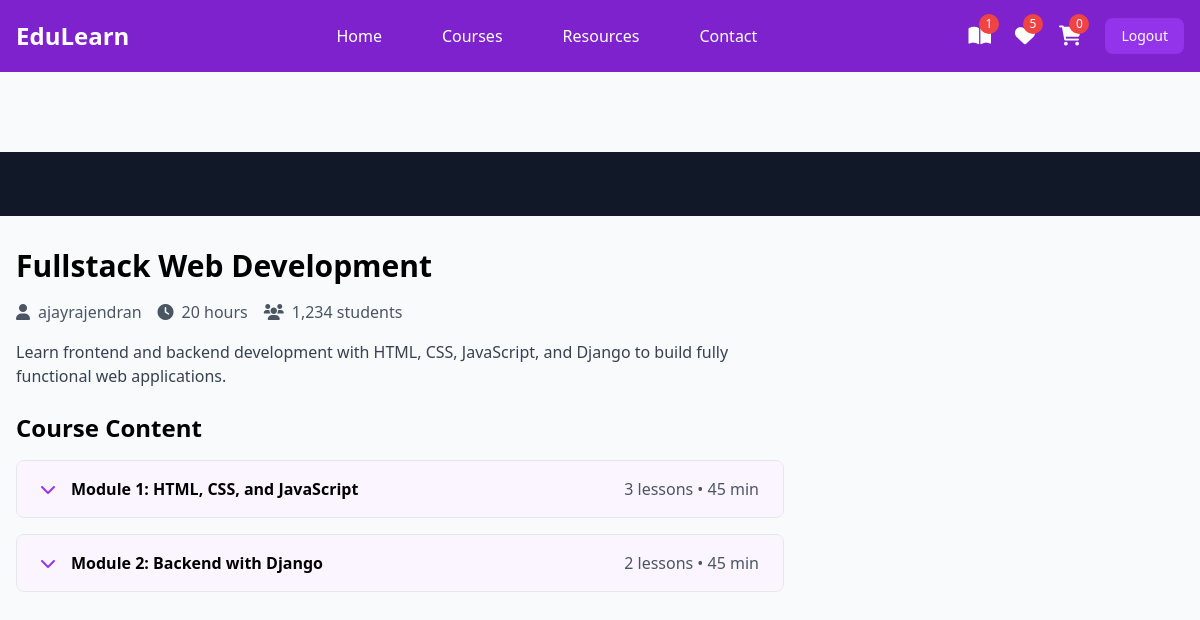
Screenshot of /student/courses/6/watch (signed in) with the database file from the repository.
### instructor/models.py (models this page shows, shortened)
class User(AbstractUser):
    ROLE_CHOICES =(
        ("instructor","Instructor"),
        ("student","Student")
    )
    role=models.CharField(max_length=20,choices=ROLE_CHOICES,default="student")

class Course(models.Model):
    title=models.CharField(max_length=200)
    description=models.TextField()
    price=models.DecimalField(decimal_places=2,max_digits=7)
    owner=models.ForeignKey(User,on_delete=models.SET_NULL,related_name="courses",null=True)
    is_free=models.BooleanField(default=False)
    picture=models.ImageField(upload_to="courseimages",null=True,blank=True,default="courseimages/default.png")
    thumbnail=EmbedVideoField()
    category_objects=models.ManyToManyField(Category)
    created_at=models.DateTimeField(auto_now_add=True)
    updated_at=models.DateTimeField(auto_now=True)

class Module(models.Model):
    title=models.CharField(max_length=200)
    course_object=models.ForeignKey(Course,on_delete=models.CASCADE,related_name="modules")
    order=models.PositiveIntegerField()

### student/views.py (the view)
# urls.py: path("courses/<int:pk>/watch",views.LessonDetailView.as_view(),name="lesson-detail"),
@method_decorator(signin_required,name="dispatch")
class LessonDetailView(View):
    def get(self,request,*args,**kwargs):
        course_id=kwargs.get("pk")
        course_instance=Course.objects.get(id=course_id)
        purchased_courses=request.user.purchase.filter(is_paid=True).values_list("course_objects",flat=True)
        if course_instance.id not in purchased_courses:
            return redirect("index")
        module_id=request.GET.get("module") if "module" in request.GET else course_instance.modules.all().first().id
        module_instance=Module.objects.get(id=module_id,course_object=course_instance)
        lesson_id=request.GET.get("lesson") if "lesson" in request.GET else module_instance.lessons.all().first().id
        lesson_instance=Lesson.objects.get(id=lesson_id,module_object=module_instance)
        return render(request,"lesson_detail.html",{"course":course_instance,"lesson":lesson_instance})

### student/context_processors.py (called while the page is built)
def course_context(request):
    count=0
    if request.user.is_authenticated:
        orders=request.user.purchase.filter(is_paid=True)
        count=len([c for o in orders for c in o.course_objects.all()])
    return {"count":count}

### student/templates/lesson_detail.html (shortened to what this page needs)
{%extends 'base.html'%}
{% load embed_video_tags %}
{%block main_block%}
    <div class="pt-20">
        <div class="bg-gray-900 w-full">
            <div class="max-w-screen-xl mx-auto px-4 py-8">
            </div>
        </div>
        <div class="max-w-screen-xl mx-auto px-4 py-8 grid grid-cols-1 lg:grid-cols-3 gap-8">
            <div class="lg:col-span-2">
                <h1 class="text-3xl font-bold mb-4">{{course.title}}</h1>
                <div class="flex items-center mb-4 text-gray-600">
                    <span class="mr-4"><i class="fas fa-user mr-2"></i>{{course.owner}}</span>
                    <span class="mr-4"><i class="fas fa-clock mr-2"></i>20 hours</span>
                    <span><i class="fas fa-users mr-2"></i>1,234 students</span>
                </div>
                <p class="text-gray-700 mb-6">{{course.description}}</p>
                <div class="space-y-4">
                    <h2 class="text-2xl font-bold mb-4">Course Content</h2>
                   {%for module in course.modules.all%}
                   <div class="border rounded-lg overflow-hidden">
                    <button class="w-full px-6 py-4 bg-purple-50 hover:bg-purple-100 flex items-center justify-between" onclick="toggleModule('module{{forloop.counter}}')">
                        <div class="flex items-center">
                            <i class="fas fa-chevron-down mr-4 text-purple-600"></i>
                            <span class="font-semibold">Module {{forloop.counter}}: {{module.title}}</span>
                        </div>
                        <span class="text-gray-600">{{module.lessons.all.count}} lessons • 45 min</span>
                    </button>
                </div>
                   {%endfor%}
                </div>
            </div>
        </div>
    </div>
{%endblock%}

### student/templates/base.html (shortened to what this page needs)
<!DOCTYPE html>
<html lang="en">
<head>
    <script src="https://cdn.tailwindcss.com"></script>
    <link href="https://cdnjs.cloudflare.com/ajax/libs/font-awesome/6.0.0/css/all.min.css" rel="stylesheet">
</head>
<body class="bg-gray-50">
    <nav class="bg-purple-700 fixed w-full z-20 top-0 left-0 sticky">
        <div class="max-w-screen-xl flex flex-wrap items-center justify-between mx-auto p-4">
            <a href="#" class="flex items-center">
                <span class="self-center text-2xl font-semibold text-white">EduLearn</span>
            </a>
            <div class="items-center justify-between hidden w-full md:flex md:w-auto md:order-1">
                <ul class="flex flex-col p-4 md:p-0 mt-4 font-medium md:flex-row md:space-x-8 md:mt-0">
                    <li><a href="#" class="block py-2 pl-3 pr-4 text-white hover:text-purple-200">Home</a></li>
                    <li><a href="{%url 'mycourses'%}" class="block py-2 pl-3 pr-4 text-white hover:text-purple-200">Courses</a></li>
                    <li><a href="#" class="block py-2 pl-3 pr-4 text-white hover:text-purple-200">Resources</a></li>
                    <li><a href="#" class="block py-2 pl-3 pr-4 text-white hover:text-purple-200">Contact</a></li>
                </ul>
            </div>
            <div class="flex items-center space-x-6 md:order-2">
                <div class="relative group">
                    <a href="{%url 'mycourses'%}" class="text-white hover:text-purple-200">
                        <i class="fas fa-book-open text-xl"></i>
                        <span class="absolute -top-2 -right-2 bg-red-500 text-white text-xs rounded-full h-5 w-5 flex items-center justify-center">{{count}}</span>
                    </a>
                </div>
                <div class="relative group">
                    <a href="#" class="text-white hover:text-purple-200">
                        <i class="fas fa-heart text-xl"></i>
                        <span class="absolute -top-2 -right-2 bg-red-500 text-white text-xs rounded-full h-5 w-5 flex items-center justify-center">5</span>
                    </a>
                </div>
                <div class="relative group">
                    <a href="{%url 'cart-summary'%}" class="text-white hover:text-purple-200">
                        <i class="fas fa-shopping-cart text-xl"></i>
                        <span class="absolute -top-2 -right-2 bg-red-500 text-white text-xs rounded-full h-5 w-5 flex items-center justify-center">{{request.user.basket.all.count}}</span>
                    </a>
                </div>
               <a href="{%url 'signout'%}">
                 <button class="text-white bg-purple-600 hover:bg-purple-800 focus:ring-4 focus:outline-none focus:ring-purple-300 font-medium rounded-lg text-sm px-4 py-2 text-center">
                    Logout
                 </button>
                </a>
            </div>
        </div>
    </nav>
    <div class="sticky top-10">
        {%block main_block%}
        {%endblock%}
    </div>
</body>
</html>

### rows the page displays
User: user.basket.all.count "0"
Course: title "Fullstack Web Development", owner "ajayrajendran", description "Learn frontend and backend development with HTML, CSS, JavaScript, and Django to build fully functional web applications."
Module: title "HTML, CSS, and JavaScript", lessons.all.count "3"
Module: title "Backend with Django", lessons.all.count "2"

### other values shown
{{ count }} "1"
